Frame 1 (no input): blank canvas, image omitted
Frame 60 (the mouse pressed at the canvas centre just before this capture): blank canvas, image omitted
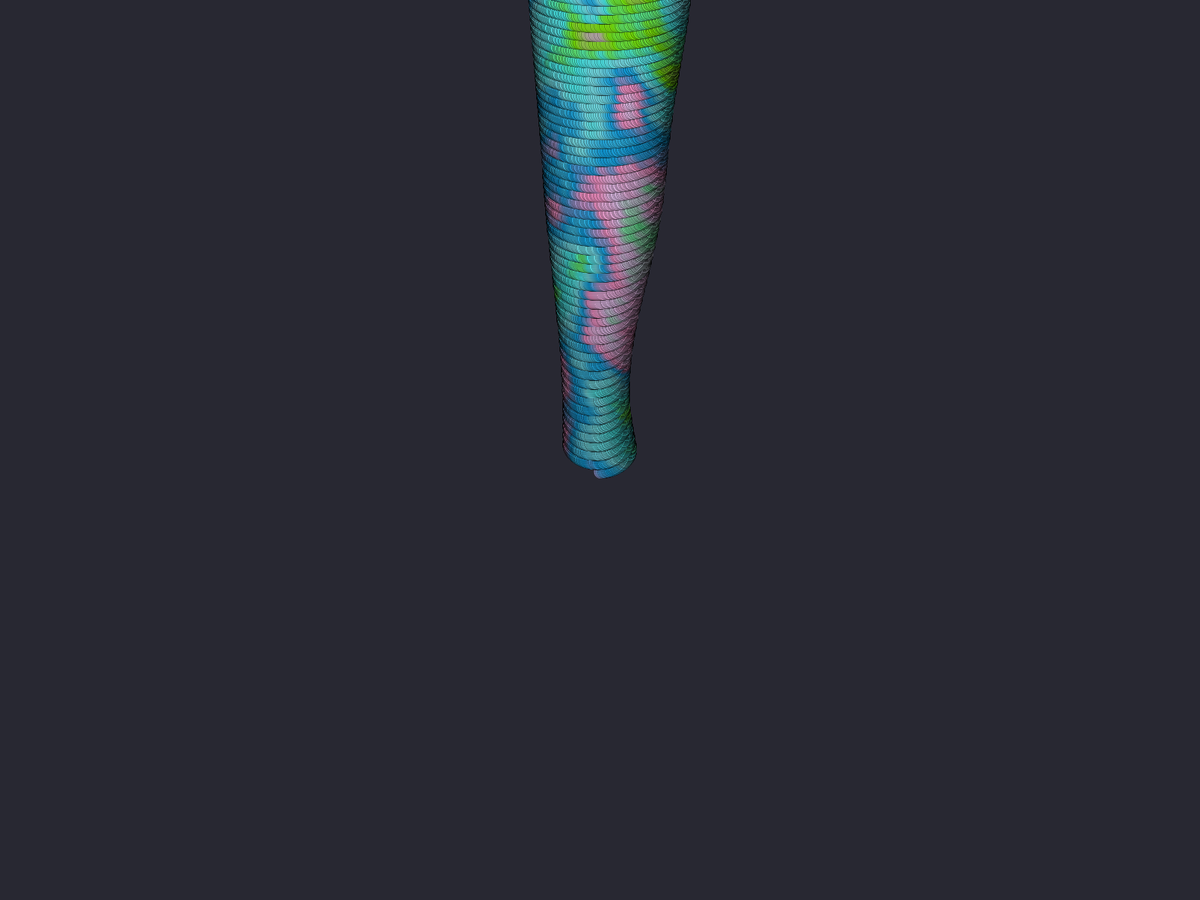
Frame 120 (the mouse held since frame 60 and released just before this capture)

The Processing sketch whose frames 1 and 60 were blank and that drew this single picture after the mouse press (run headless with seeded random() and noise(); from frame 60 on, the mouse is pressed at the canvas centre):

// Processing sketch: wacky_tubes
// ── wacky_tubes.pde
void setup() {
    // size(windowWidth,windowHeight);
		fullScreen();
    background(40,40,50);
    loadArr();
    loadColors();
    strokeWeight(0.25);
}

void loadNodes(float x,float y){
    n.add(new Node(x,y));
}

ArrayList<Node> n = new ArrayList<Node>();
float noiseVal = 0.005;
float timer = 0;
float roff = random(0,100);
ArrayList<ArrayList<Integer>> clist = new ArrayList<ArrayList<Integer>>();
ArrayList<ArrayList<Integer>> col_array = new ArrayList<ArrayList<Integer>>();

float steps = 30;
boolean debug = false;

int num_color_schemes = 30;
int cols_per_scheme = 10;

void loadArr(){
   for(int i = 0; i < num_color_schemes; i++){
      ArrayList<Integer> c = new ArrayList<Integer>();
      for(int j = 0; j < cols_per_scheme ;j++){
        c.add(color(int(random(0,255)),int(random(0,255)),int(random(255))));
      }
      clist.add(c);
   }

}

void loadColors() {
  //you need to take a color list from clist and use it to generate steps into col_array[][]

  for(int j = 0; j < clist.size();j ++){
    ArrayList<Integer> c = new ArrayList<Integer>();
    for (int i = 0; i < steps; i++) {
      c.add(clist.get(j).get(0));
    }

    for (int i = 0; i < clist.get(j).size()-1; i++) {
      color from = clist.get(j).get(i);
      color to = clist.get(j).get(i+1);

      //println("from " + from);
      //println("to " + to);
      for (float k = 0; k < steps; k++) {
        color tempc = lerpColor(from, to, k*(1/steps));
        //println("tempc " +tempc);
        c.add(tempc);
      }
    }

    for (int i = 0; i < steps; i++) {

      c.add(clist.get(j).get(clist.get(j).size()-1));
    }
    col_array.add(c);
  }

}
int col_index = floor(random(0,col_array.size()));

void draw() {
    for(int i = 0; i < n.size(); i++){
        for(float j = 0; j < 360; j++){
            n.get(i).move();
            n.get(i).display();
        }
        if(n.get(i).y < -200){
            n.remove(i);
        }
    }

    timer++;
    if(debug){
      for(int i = 0; i < col_array.size(); i ++){
         for(int j = 0; j < col_array.get(i).size();j++){
            fill(col_array.get(i).get(j));
            ellipse(j*10,i*20,10,10);
         }
      }
    }
}

void mousePressed(){
    if(timer > 30){
      roff = random(0,100);
      //noiseVal = random(0.0025,0.005);
      loadNodes(mouseX,mouseY);
      mouseX = 8000;
      timer = 0;
    }
}

class Node{
    float x;
    float y;
    float s;
    float xoff;
    float yoff;
    float xmult;
    float ymult;
    float a;
    float n;
    int col_index;


    Node(float x,float y){
        this.x = x;
        this.y = y;
        this.s = random(10,20);
        this.xmult = random(30,100);
        this.ymult = random(25,50);
        this.a = 0;
        this.col_index = floor(random(0,col_array.size()));
    }

    void display(){
        float hn = noise((this.x+this.xoff+roff) * noiseVal*2, (this.y + this.yoff+roff)* noiseVal*2);
        int hnn = int(map(hn,0,1,0,col_array.get(this.col_index).size()));
        fill(col_array.get(this.col_index).get(hnn));
        float sw = map(yoff,50,-50,0,1.25);
        strokeWeight(sw);
        ellipse(this.x+this.xoff,this.y+this.yoff,this.s+this.yoff/10,this.s+this.yoff/10);
    }

    void move(){

        this.a++;
        this.y -= 0.033;
        this.xoff = sin(radians(this.a))*this.xmult;
        this.yoff = cos(radians(this.a))*this.ymult;
        this.n = noise((this.x+this.xoff) * noiseVal, (this.y + this.yoff)* noiseVal, frameCount * noiseVal);
        float nn = map(this.n,0,1,-0.8,1);
        float nnx = map(this.n,0,1,-0.01,0.01);
        this.xmult += nn/50;
        this.x+=nnx;

    }
}
